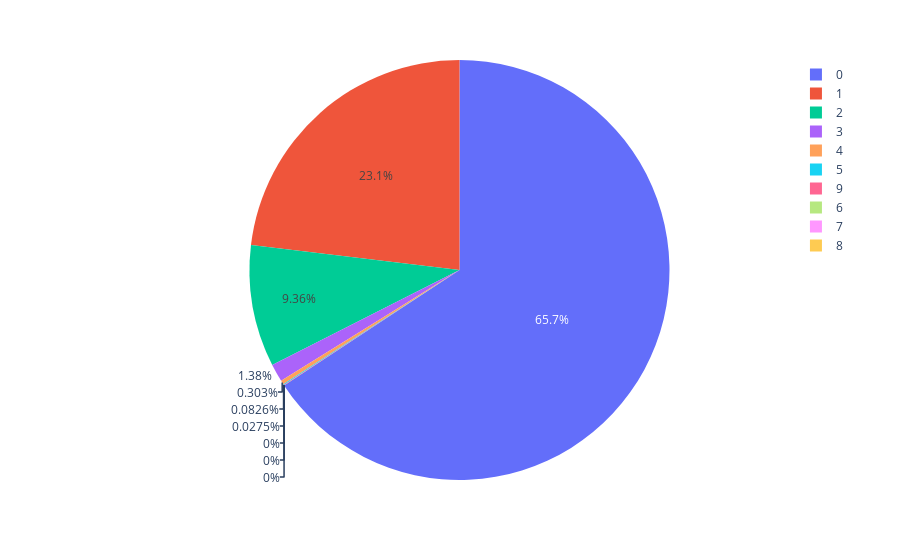

Notebook code cell kept with this figure:
### Code cell
child0 = len(train_data["credit_card_default"][train_data.no_of_children == 0][train_data.credit_card_default == 1])  
child1 = len(train_data["credit_card_default"][train_data.no_of_children == 1][train_data.credit_card_default == 1])  
child2 = len(train_data["credit_card_default"][train_data.no_of_children == 2][train_data.credit_card_default == 1])  
child3 = len(train_data["credit_card_default"][train_data.no_of_children == 3][train_data.credit_card_default == 1])  
child4 = len(train_data["credit_card_default"][train_data.no_of_children == 4][train_data.credit_card_default == 1])  
child5 = len(train_data["credit_card_default"][train_data.no_of_children == 5][train_data.credit_card_default == 1])  
child6 = len(train_data["credit_card_default"][train_data.no_of_children == 6][train_data.credit_card_default == 1])  
child7 = len(train_data["credit_card_default"][train_data.no_of_children == 7][train_data.credit_card_default == 1])  
child8 = len(train_data["credit_card_default"][train_data.no_of_children == 8][train_data.credit_card_default == 1])  
child9 = len(train_data["credit_card_default"][train_data.no_of_children == 9][train_data.credit_card_default == 1])  

arr = [child0, child1, child2, child3, child4, child5, child6, child7, child8, child9]
labels=[0,1,2,3,4,5,6,7,8,9] 

fig = px.pie(labels, values=arr, names = labels)  
fig.show()

### Figure 1 — Plotly figure (JSON) as saved in the notebook; plotly's stock layout.template omitted (floating-point values rounded to 4 significant figures)
{"data": [{"domain": {"x": [0, 1], "y": [0, 1]}, "hovertemplate": "label=%{label}<br>value=%{value}<extra></extra>", "labels": [0, 1, 2, 3, 4, 5, 6, 7, 8, 9], "legendgroup": "", "name": "", "showlegend": true, "type": "pie", "values": [2387, 839, 340, 50, 11, 3, 0, 0, 0, 1]}], "layout": {"legend": {"tracegroupgap": 0}, "margin": {"t": 60}}}
